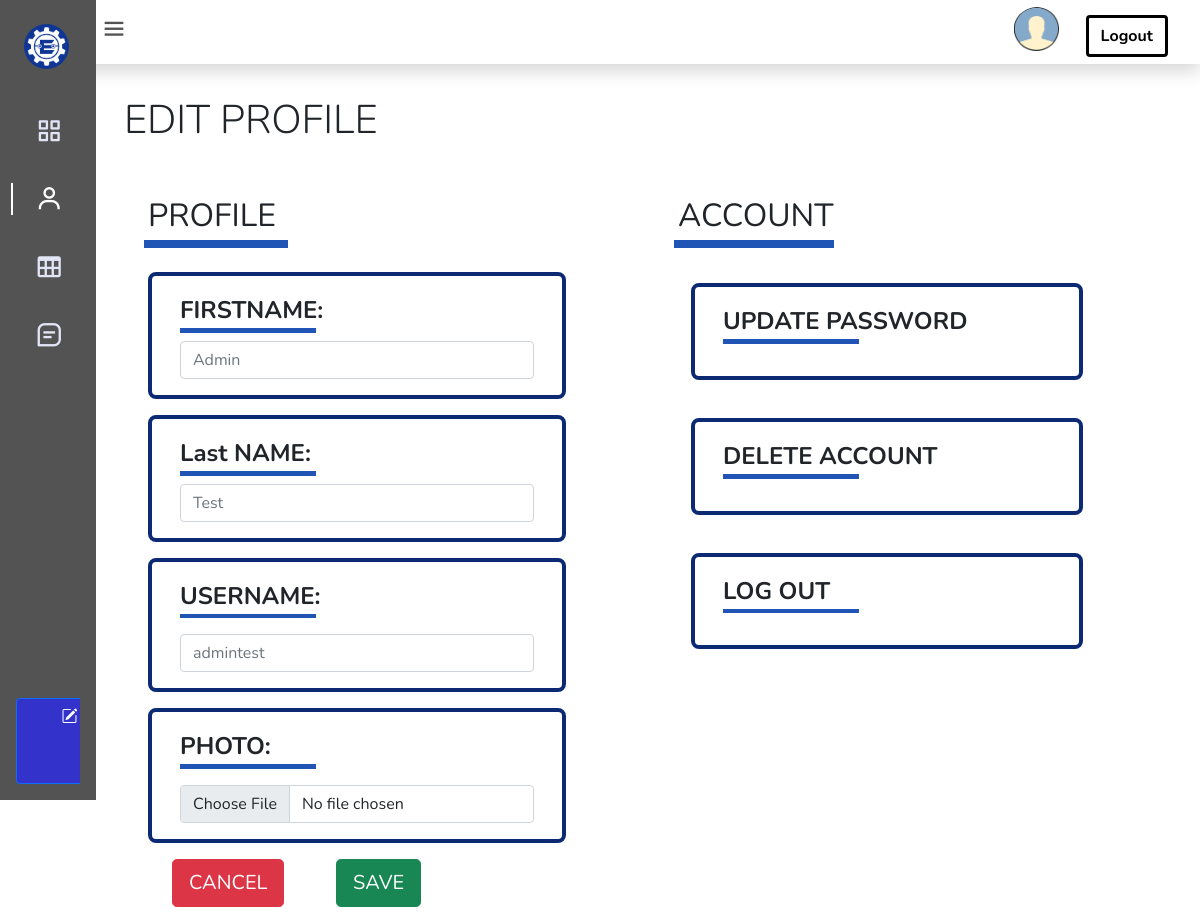
Page /src/webadmin/AdminProfile.php (signed in) on the committed database.
### tables this page shows
CREATE TABLE `tbusers` (
	`clUrID` int(9) UNSIGNED NOT NULL AUTO_INCREMENT,  
	`clUrFirstname` varchar(25) NOT NULL, 
	`clUrLastname` varchar(25) NOT NULL, 
	`clUrUsername` varchar(25) NOT NULL, 
	`clUrPassword` text NOT NULL, 
	`clUrLevel` tinyint(1) NOT NULL DEFAULT '1', 
	`clUrdate_added` datetime NOT NULL DEFAULT CURRENT_TIMESTAMP, 
	`clUrcontact_num` varchar(12) DEFAULT NULL, 
	`clUremail` varchar(45) DEFAULT NULL, 
	`clUraddress` varchar(45) DEFAULT NULL, 
	`clUrStatus` int NOT NULL DEFAULT '1', 
	`clUrDateDeleted` datetime DEFAULT NULL, 
	PRIMARY KEY (`clUrID`),
	`clUrLastlogin` datetime NOT NULL DEFAULT current_timestamp(),
  	`clUrPhoto` varchar(255) DEFAULT NULL

);

### src/webadmin/AdminProfile.php (the view, shortened to what this page needs)
<?php
include '../includes/connectdb.php';
	if($_SESSION['admin_sid']==session_id())
	{
		?>
<!DOCTYPE html>
<html>
    <head>
        <link
            href="https://cdn.jsdelivr.net/npm/bootstrap@5.2.1/dist/css/bootstrap.min.css"
            rel="stylesheet"
        />
        <link rel="stylesheet" href="https://cdn.jsdelivr.net/npm/bootstrap-icons@1.4.1/font/bootstrap-icons.css"/>
        <link href="https://cdn.jsdelivr.net/npm/boxicons@latest/css/boxicons.min.css" rel="stylesheet">
        <link href="https://cdn.jsdelivr.net/npm/bootstrap@5.0.0-beta1/dist/css/bootstrap.min.css" rel="stylesheet">
        <link rel="stylesheet" href="../css/admin_profile_style.css">
    </head>
    <body id="body-pd">
        <header class="header shadow" id="header">
            <div class="header_toggle">
                <i class='bx bx-menu' id="header-toggle"></i>
            </div>
            <div id="i--account--admin">
                <div class="header_img">
                    <a href="AdminHome.php">
                        <?php
                            $clUrID = $_SESSION['clUrID'];
                            $result = mysqli_query($connectdb, "SELECT clUrPhoto from tbusers where clUrID = $clUrID;");
                            $row = $result->fetch_assoc();
                            if ($row['clUrPhoto'] == ""){
                                echo '<img src="../images/Display Picture Icon.png" alt="display picture">';
                            }
                            else{
                                echo '<img src="../images/user images/'. $row['clUrPhoto'] .'" alt="display picture">';
                            }
                        ?>
                    </a>
                </div>
                <div>
                    <button type="button" class="btn ms-4 mt-2">
                        <a href="../includes/logout.php" class="fw-bold" id="i--button--logout">Logout</a>
                    </button>
                </div>
            </div>
        </header>
        <div class="l-navbar" id="nav-bar">
            <nav class="nav">
                <div>
                    <a href="AdminHome.php" class="nav_logo">
                        <i>
                            <img src="../images/Small Logo.png" alt="Erovoutika Logo" id="i--logo--erovoutika">
                        </i>
                    </a>
                    <div class="nav_list">
                        <a href="AdminHome.php" class="nav_link">
                            <i class='bx bx-grid-alt nav_icon'></i>
                        </a>
                        <a href="AdminProfile.php" class="nav_link active">
                            <i class='bx bx-user nav_icon'></i>
                        </a>
                        <a href="admin_usertable.php" class="nav_link">
                            <i class='bx bx-table nav_icon'></i>
                        </a>
                        <a href="AdminExamList.php" class="nav_link">
                            <i class='bx bx-message-square-detail nav_icon'></i>
                        </a>
                    </div>
                </div>
                    <a href="adminsignup_template.php"  class="btn btn-primary ms-3 mb-3">
                        <i class="bi bi-pencil-square"></i>
                    </a>
                </div>
        <div class="height-100" id="i--container--mainContent">
            <div class="container my-3">
                <div class="col display-6">
                    EDIT PROFILE
                </div>
                <form method="post" enctype="multipart/form-data">
                    <div class="row mt-5">
                        <div class="col-6">
                            <div class="container">
                                <div class="row">
                                    <div class="col fs-2">
                                        PROFILE
                                    </div>
                                </div>
                                <div class="row">
                                    <div class="col-4 ms-2" id="i--line--profile"></div>
                                </div>
                                <div class="row my-2 gy-3">
                                    <div class="col-11">
                                        <div class="card" id="i--card--edit">
                                            <div class="card-body">
                                                <div class="container">
                                                    <div class="row fs-4 fw-bold">
                                                        FIRSTNAME:
                                                    </div>
                                                    <div class="row" id="i--line--card"></div>
                                                    <div class="row mt-2 fs-5">
                                                        <?php
                                                            $result = mysqli_query($connectdb, "SELECT clUrFirstname from tbusers where clUrID = $clUrID;");
                                                            $row = $result->fetch_assoc();
                                                            echo '<input type="name" class="form-control" id="adminName" aria-describedby="nameAdmin" placeholder="'. $row['clUrFirstname'] .'" name="adminFirstname">';
                                                        ?>
                                                    </div>
                                                </div>
                                            </div>
                                        </div>
                                    </div>
                                    <div class="col-11">
                                        <div class="card" id="i--card--edit">
                                            <div class="card-body">
                                                <div class="container">
                                                    <div class="row fs-4 fw-bold">
                                                        Last NAME:
                                                    </div>
                                                    <div class="row" id="i--line--card"></div>
                                                    <div class="row mt-2 fs-5">
                                                        <?php
                                                            $result = mysqli_query($connectdb, "SELECT clUrLastname from tbusers where clUrID = $clUrID;");
                                                            $row = $result->fetch_assoc();
                                                            echo '<input type="name" class="form-control" id="adminName" aria-describedby="nameAdmin" placeholder="'. $row['clUrLastname'] .'" name="adminLastname">';
                                                        ?>
                                                    </div>
                                                </div>
                                            </div>
                                        </div>
                                    </div>
                                    <div class="col-11">
                                        <div class="card" id="i--card--edit">
                                            <div class="card-body">
                                                <div class="container">
                                                    <div class="row fs-4 fw-bold">
                                                        USERNAME:
                                                    </div>
                                                    <div class="row" id="i--line--card"></div>
                                                    <div class="row mt-3 fs-5">
                                                        <?php
                                                            $result = mysqli_query($connectdb, "SELECT clUrUsername from tbusers where clUrID = $clUrID;");
                                                            $row = $result->fetch_assoc();
                                                            echo '<input type="name" class="form-control" id="adminUN" aria-describedby="usernameAdmin" placeholder="'. $row['clUrUsername'] .'" name="adminUN">';
                                                        ?>
                                                    </div>
                                                </div>
                                            </div>
                                        </div>
                                    </div>
                                    <div class="col-11">
                                        <div class="card" id="i--card--edit">
                                            <div class="card-body">
                                                <div class="container">
                                                    <div class="row fs-4 fw-bold">
                                                        PHOTO:
                                                    </div>
                                                    <div class="row" id="i--line--card"></div>
                                                    <div class="row mt-3 fs-5">
                                                        <input type="file" class="form-control" id="customFile" name = "file">
                                                    </div>
                                                </div>
                                            </div>
                                        </div>
                                    </div>
                                    <div class="col-11">
                                        <div class="container">
                                            <div class="row">
                                                <div class="col-5">
                                                    <a href="#">
                                                        <button type="button" class="btn btn-lg btn-danger" id="i--button--cancel">CANCEL</button>
                                                    </a>
                                                </div>
                                                <div class="col-6">
                                                    <button type="submit" formaction="AdminEditProfile.php" class="btn btn-lg btn-success" id="i--button--save">SAVE</button>
                                                </div>
                                            </div>
                                        </div>
                                    </div>
                                </div>
                            </div>
                        </div>
                        <div class="col-6">
                            <div class="container">
                                <div class="row">
                                    <div class="col-11 fs-2">
                                        ACCOUNT
                                    </div>
                                </div>
                                <div class="row">
                                    <div class="col-4 ms-2" id="i--line--account"></div>
                                </div>
                                <div class="row mt-1 gy-4">
                                    <div class="col-11">
                                        <button type="button" class="btn" id="i--button--up" data-bs-toggle="modal" data-bs-target="#passwordModal">
                                            <div class="card" id="i--card--edit">
                                                <div class="card-body">
                                                    <div class="container">
                                                        <div class="row fs-4 fw-bold">
                                                            UPDATE PASSWORD
                                                        </div>
                                                        <div class="row" id="i--line--card"></div>
                                                    </div>
                                                </div>
                                            </div>
                                        </button>
                                    </div>
                                    <div class="col-11">
                                        <button type="button" class="btn" id="i--button--up" data-bs-toggle="modal" data-bs-target="#deleteModal">
                                            <div class="card" id="i--card--edit">
                                                <div class="card-body">
                                                    <div class="container">
                                                        <div class="row fs-4 fw-bold">
                                                            DELETE ACCOUNT
                                                        </div>
                                                        <div class="row" id="i--line--card"></div>
                                                    </div>
                                                </div>
                                            </div>
                                        </button>
                                    </div>
                                    <div class="col-11">
                                        <button type="button" class="btn" id="i--button--up" data-bs-toggle="modal" data-bs-target="#logoutModal">
                                            <div class="card" id="i--card--edit">
                                                <div class="card-body">
                                                    <div class="container">
                                                        <div class="row fs-4 fw-bold">
                                                            LOG OUT
                                                        </div>
                                                        <div class="row" id="i--line--card"></div>
                                                    </div>
                                                </div>
                                            </div>
                                        </button>
                                    </div>
                                </div>
                            </div>
                        </div>
                    </div>
                </form>
            </div>
    </body>
</html>
<?php
	}
?>

### rows in the picture
tbusers: adminFirstname "Admin", adminLastname "Test", adminUN "admintest"
